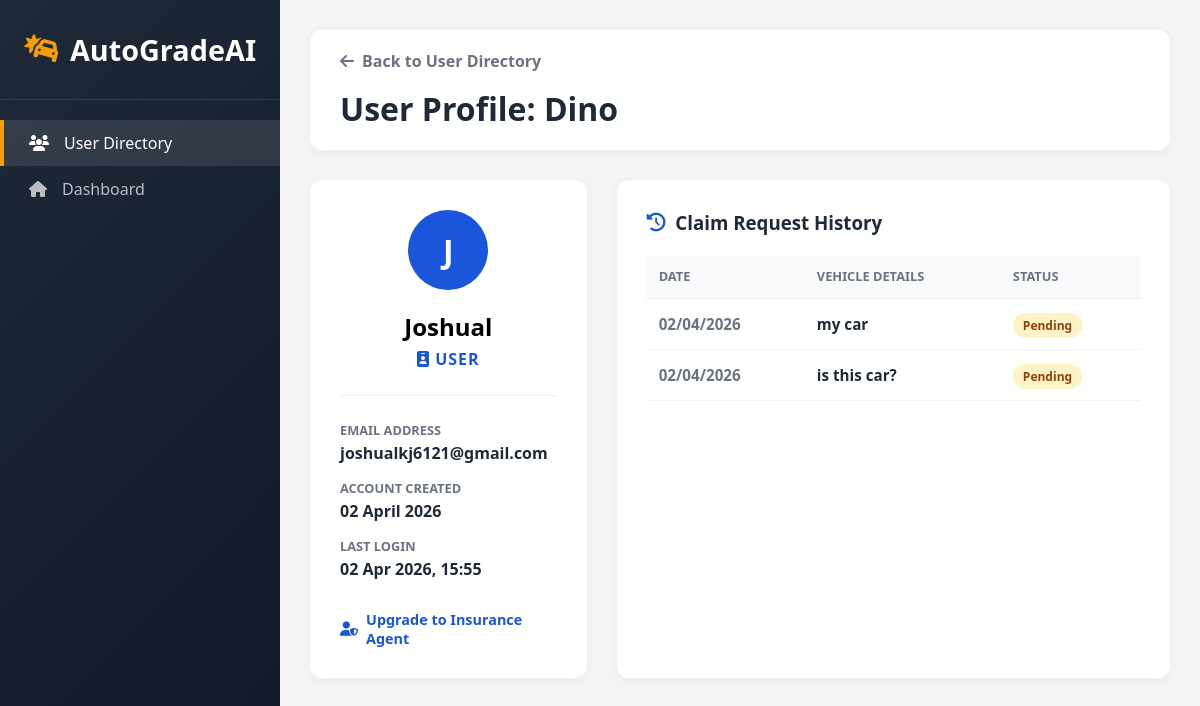
/user-detail/5/ (signed in), run on an earlier commit of the app's database.
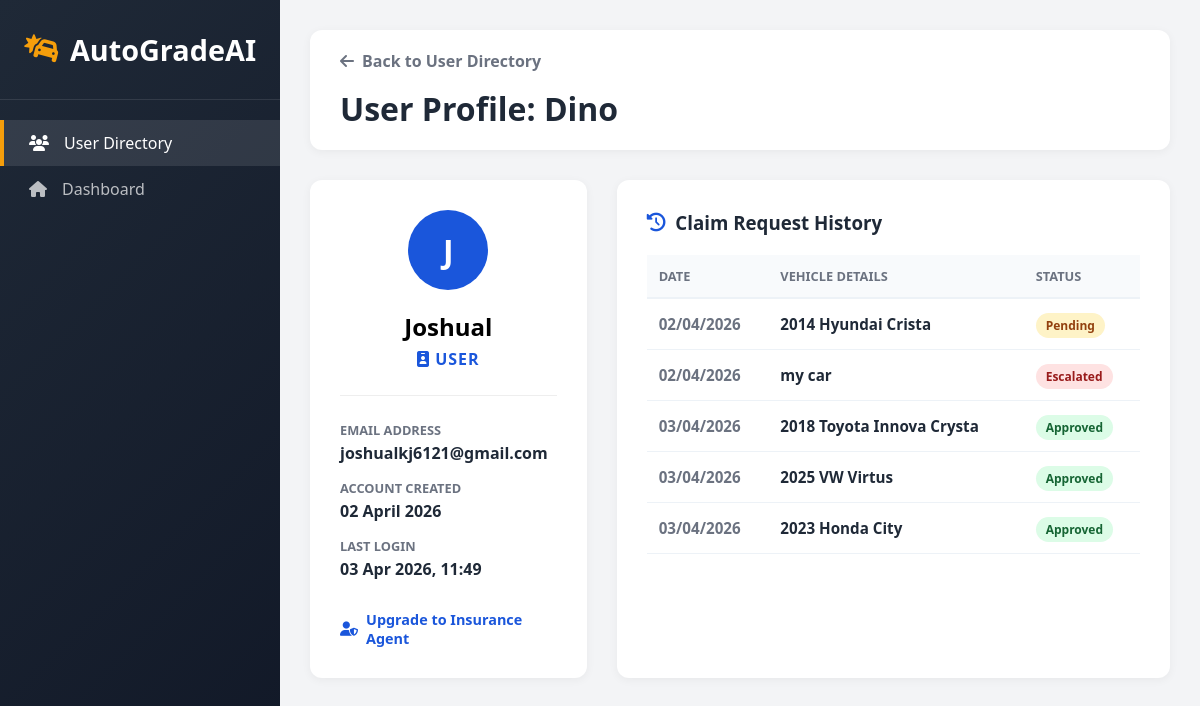
And on a later commit of the database.
### my_admin/models.py (models this page shows, shortened)
class UserProfile(models.Model):
    user = models.OneToOneField(User, on_delete=models.CASCADE)
    ROLE_CHOICES = (
        ('User', 'Standard User'),
        ('Agent', 'Insurance Agent'),
        ('Admin', 'System Administrator'),
    )
    role = models.CharField(max_length=10, choices=ROLE_CHOICES, default='User')
    company = models.ForeignKey(
        InsuranceCompany,
        on_delete=models.SET_NULL,
        null=True,
        blank=True
    )

class DamageAnalysis(models.Model):
    user = models.ForeignKey(User, on_delete=models.CASCADE, related_name='client_claims')
    agent = models.ForeignKey(
        User,
        on_delete=models.SET_NULL,
        null=True,
        blank=True,
        related_name='assigned_claims'
    )
    car_details = models.CharField(max_length=100)
    status = models.CharField(max_length=20, default='Pending')  # Pending, Approved, Rejected, Appealed
    damage_level = models.CharField(max_length=20, default='TBD')
    date_analyzed = models.DateTimeField(auto_now_add=True)  # Set once on creation
    updated_at = models.DateTimeField(auto_now=True)  # Updates every time .save() is called
    market_value = models.DecimalField(max_digits=12, decimal_places=2, null=True, blank=True)
    minor_coeff = models.FloatField(null=True, blank=True, default=0.025)
    moderate_coeff = models.FloatField(null=True, blank=True, default=0.05)
    major_coeff = models.FloatField(null=True, blank=True, default=0.1)
    estimated_claim = models.DecimalField(max_digits=12, decimal_places=2, null=True, blank=True)
    agent_comment = models.TextField(null=True, blank=True)
    user_appeal_reason = models.TextField(null=True, blank=True)
    appeal_count = models.IntegerField(default=0)  # Tracks 1st and 2nd re-evaluation requests

### my_admin/views.py (the view)
# urls.py: path('user-detail/<int:profile_id>/', views.user_detail_view, name='user_detail'),
@login_required
def user_detail_view(request, profile_id):
    if request.user.userprofile.role != 'Admin':
        return redirect('admin_dashboard')
    profile = get_object_or_404(UserProfile, id=profile_id)
    history = DamageAnalysis.objects.filter(
        agent=profile.user) if profile.role == 'Agent' else DamageAnalysis.objects.filter(user=profile.user)
    return render(request, "UserDetail.html", {'profile': profile, 'history': history.order_by('-updated_at')})

### my_admin/templates/UserDetail.html (shortened to what this page needs)
<!DOCTYPE html>
<html lang="en">
<head>
    <link rel="stylesheet" href="https://cdnjs.cloudflare.com/ajax/libs/font-awesome/6.4.0/css/all.min.css">
</head>
<body>
    <div class="sidebar">
        <div class="sidebar-header">
            <div class="logo"><i class="fas fa-car-crash"></i><span>AutoGrade<span>AI</span></span></div>
        </div>
        <div class="nav-menu">
            <a href="{% url 'admin_panel' %}" class="nav-item active"><i class="fas fa-users"></i><span>User Directory</span></a>
            <a href="{% url 'admin_dashboard' %}" class="nav-item"><i class="fas fa-home"></i><span>Dashboard</span></a>
        </div>
    </div>
    <div class="main-content">
        <div class="top-bar">
            <a href="{% url 'admin_panel' %}" class="back-link">
                <i class="fas fa-arrow-left"></i> Back to User Directory
            </a>
            <h1 style="margin-top: 15px; color: var(--dark);">User Profile: {{ profile.user.username }}</h1>
        </div>
        <div class="detail-grid">
            <div class="profile-card">
                <div class="user-avatar">
                    {{ profile.user.first_name|slice:":1" }}
                </div>
                <h2 style="text-align: center; margin-bottom: 5px;">{{ profile.user.get_full_name }}</h2>
                <p style="text-align: center; color: var(--primary); font-weight: 700; letter-spacing: 1px;">
                    <i class="fas fa-id-badge"></i> {{ profile.role|upper }}
                </p>
                <hr style="border: 0; border-top: 1px solid #eee; margin: 25px 0;">
                <div class="info-group">
                    <span class="info-label">Email Address</span>
                    <span class="info-value">{{ profile.user.email }}</span>
                </div>
                <div class="info-group">
                    <span class="info-label">Account Created</span>
                    <span class="info-value">{{ profile.user.date_joined|date:"d F Y" }}</span>
                </div>
                <div class="info-group">
                    <span class="info-label">Last Login</span>
                    <span class="info-value">{{ profile.user.last_login|date:"d M Y, H:i"|default:"Never" }}</span>
                </div>
                {% if profile.role == 'User' %}
                <div style="margin-top: 30px;">
                    <a href="{% url 'grant_agent_status' profile.id %}" class="back-link" style="color: var(--primary); font-size: 0.9rem;">
                        <i class="fas fa-user-shield"></i> Upgrade to Insurance Agent
                    </a>
                </div>
                {% endif %}
            </div>
            <div class="history-card">
                <h3 style="color: var(--dark); display: flex; align-items: center; gap: 10px;">
                    <i class="fas fa-history" style="color: var(--primary);"></i>
                    {% if profile.role == 'Agent' %}Review Audit Log{% else %}Claim Request History{% endif %}
                </h3>
                <table>
                    <thead>
                        <tr>
                            <th>Date</th>
                            <th>Vehicle Details</th>
                            <th>Status</th>
                        </tr>
                    </thead>
                    <tbody>
                        {% for item in history %}
                        <tr>
                            <td style="color: var(--gray); font-weight: 600;">{{ item.date_analyzed|date:"d/m/Y" }}</td>
                            <td style="font-weight: 600; color: var(--dark);">{{ item.car_details }}</td>
                            <td>
                                <span class="badge {% if item.status == 'Pending' %}status-pending{% elif item.status == 'Approved' %}status-approved{% else %}status-escalated{% endif %}">
                                    {{ item.status }}
                                </span>
                            </td>
                        </tr>
                        {% endfor %}
                    </tbody>
                </table>
            </div>
        </div>
    </div>
</body>
</html>

What changed in the data, as far as the page shows it:
changed through a linked row, UserProfile "USER": user.last_login "02 Apr 2026, 15:55" → "03 Apr 2026, 11:49"
changed DamageAnalysis "Pending": car_details "is this car?" → "2014 Hyundai Crista"; moves up the list
changed DamageAnalysis "my car": status "Pending" → "Escalated"
added DamageAnalysis: date_analyzed "03/04/2026", car_details "2018 Toyota Innova Crysta", status "Approved"
added DamageAnalysis: date_analyzed "03/04/2026", car_details "2025 VW Virtus", status "Approved"
added DamageAnalysis: date_analyzed "03/04/2026", car_details "2023 Honda City", status "Approved"
